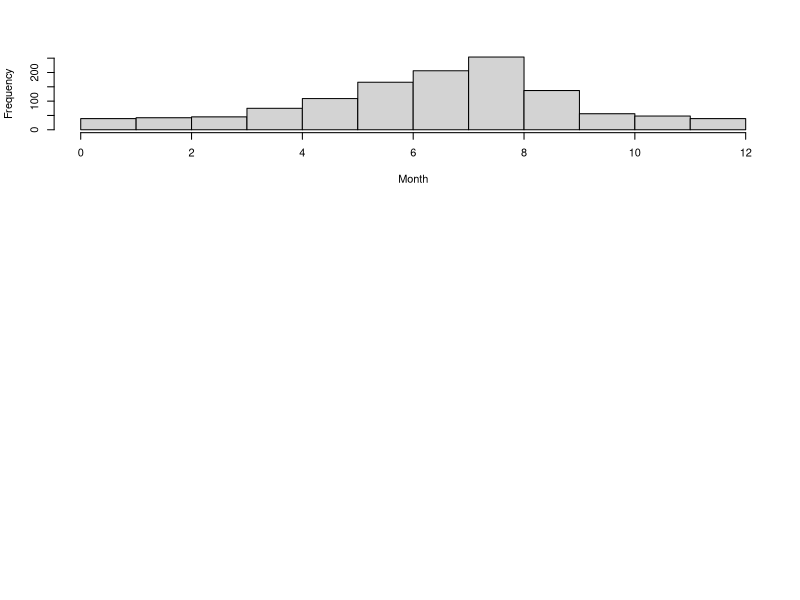
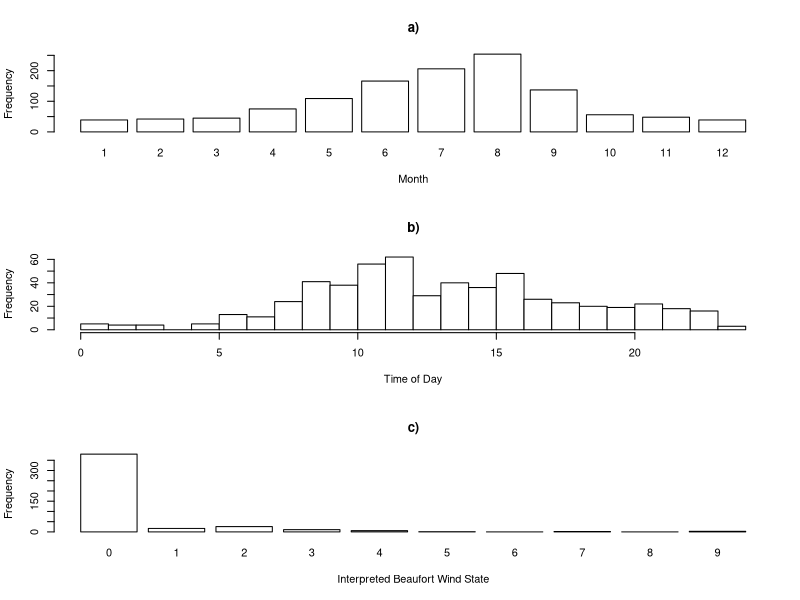
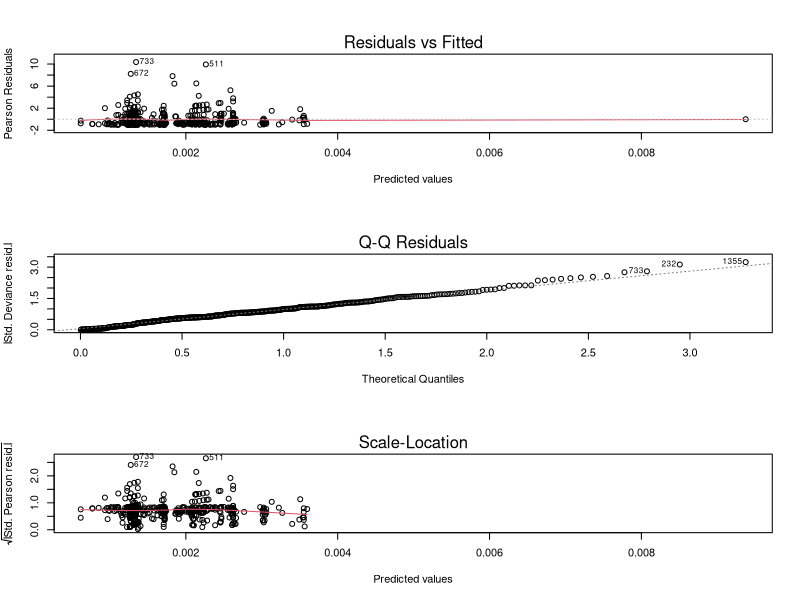
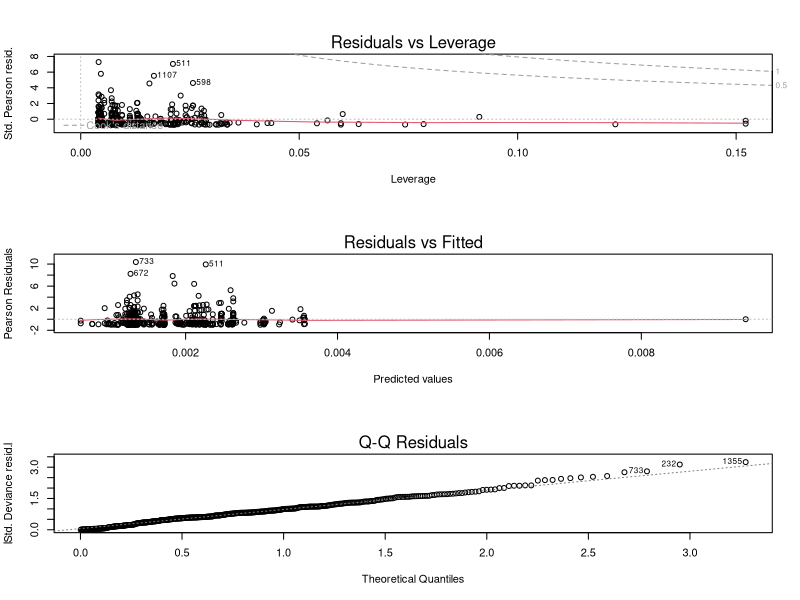
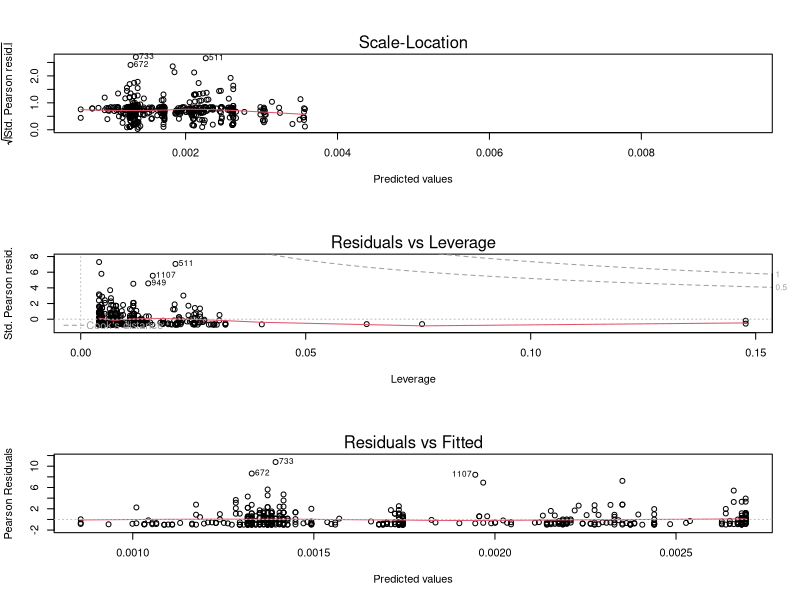
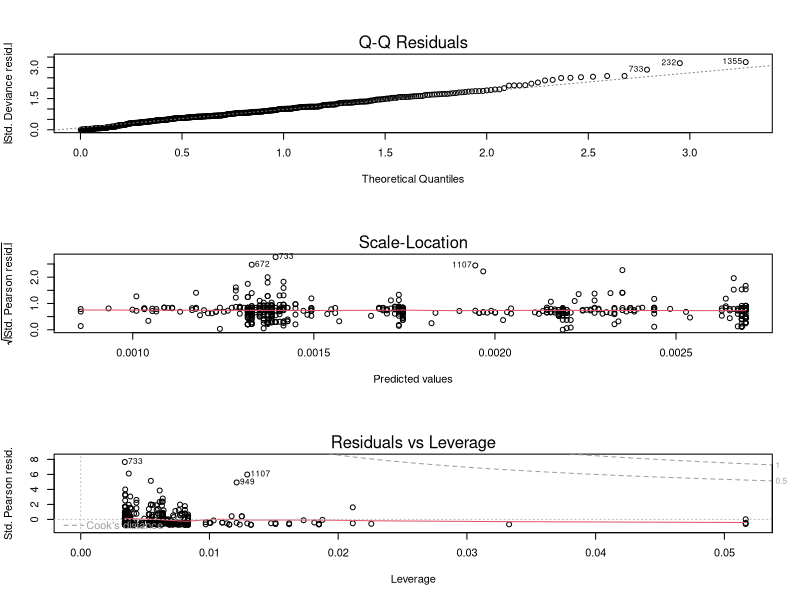
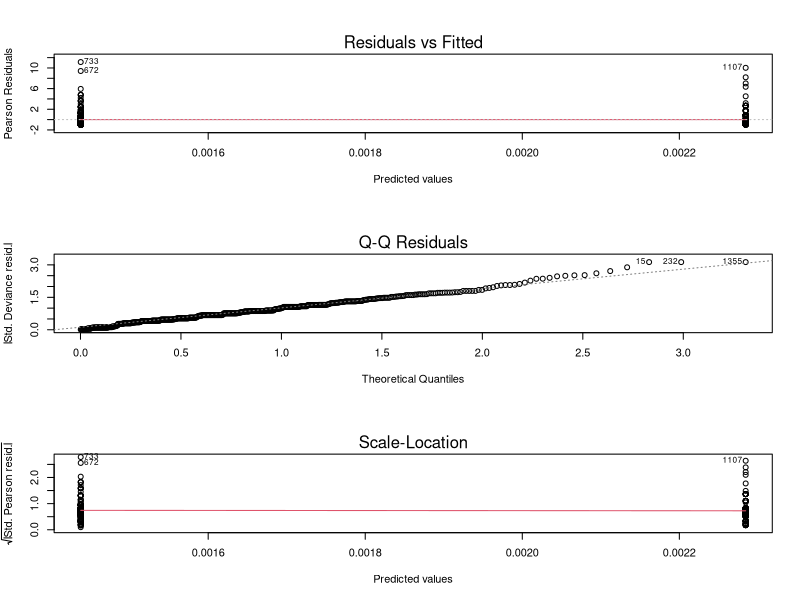
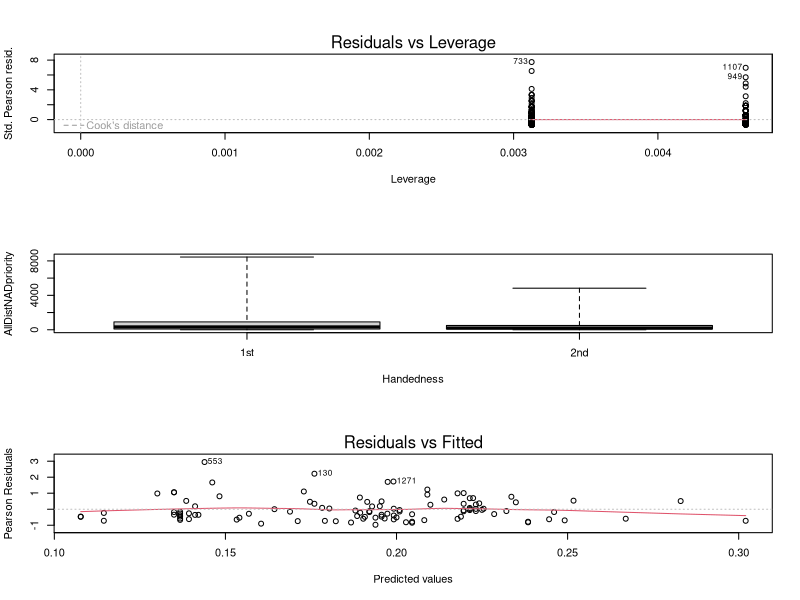

The R script that drew these images, in order: (Note: this script raises an error after producing the figures.)
####################################################### Loch Ness Monster Report Analysis

###### undertaken in R 4.1.2


### Open relevant R library 
library(car)

###### Load in data
setwd("")    ####set working directory to preferred location e.g. setwd("C:/Users/cgp2/Documents/Nessie")  

Nessie <- read.table("Nessiereducedforeducationpaper.csv", header = T, sep = ",") # n=1433



#################################################### Basic descriptive statistics

###### Figure 1
par (mfrow=c(3,1))
Month <- tapply(Nessie$EncounterMonthNumeric, Nessie$Event.ID, mean, na.rm = TRUE)
Month <- Month[is.na(Month) == FALSE]
length(Month)
Month2 <- hist(as.numeric(Month), main = "", breaks = seq(0, 12), xlab = "Month")
par(mfrow = c(3, 1))
barplot(height = Month2$counts, width = 1, space = NULL, xlab = "Month", names.arg = seq(1, 12), ylab = "Frequency", col = "white", main = "a)")

###### Time of Day

TimeSI <- tapply(Nessie$TimeSI, Nessie$Event.ID, mean, na.rm = T)
TimeSI <- TimeSI[is.na(TimeSI) == FALSE]
hist(TimeSI, breaks = seq(0, 24), xlab = "Time of Day", main = "b)", col = "white")
length(TimeSI)

###### BSS

BSSTranslated <- tapply(Nessie$BSSTranslated, Nessie$Event.ID, mean, na.rm = T)
BSSTranslated <- BSSTranslated[is.na(BSSTranslated) == FALSE]
temp <- hist(BSSTranslated, breaks = seq(0, 10), plot = FALSE)
barplot(height = temp$counts, width = 1, space = NULL, xlab = "Interpreted Beaufort Wind State", names.arg = seq(0, 9), ylab = "Frequency", col = "white", main = "c)")
length (BSSTranslated)
##### Summary of duration
summary (Nessie$Duration)

############################################### Analysis
####Need to rearrange data
####Creates an array
Nessie$Location <- ifelse(is.na(Nessie$Location) == TRUE, "NK", Nessie$Location)
Nessie$Location <- ifelse(Nessie$Location == "Submarine", "Other", Nessie$Location)
Nessie$Location <- ifelse(Nessie$Location == "Aerial", "Other", Nessie$Location)
Nessie$Location <- ifelse(Nessie$Location == "Webcam", "Other", Nessie$Location)
summary(as.factor(Nessie$Location))
table1 <- table(Nessie$Location, Nessie$Handedness, Nessie$Anonymous.at.point.of.interview)
table1
### then collapse table
final <- rep(NA, 16)
final[1:4] <- table1[, 1, 1]
final[5:8] <- table1[, 2, 1]
final[9:12] <- table1[, 1, 2]
final[13:16] <- table1[, 2, 2]

####Create vectors for loglinear models
Location <- rep(c("Boat", "NK","Other","Shore") , 4)
Handedness <- rep(rep(c("1st", "2nd"), each = 4), 2)
Anonymous <- rep(c("No", "Yes"), each = 8)
df1 <- data.frame(final, Location, Handedness, Anonymous)


####Loglinear model for interest (not in paper)
modelFreq <- glm(final ~ Location * Handedness * Anonymous - Location:Handedness:Anonymous, data = df1, family =poisson)
Anova(modelFreq)
modelFreq <- glm(final ~ Location * Handedness * Anonymous - Location:Handedness:Anonymous - Handedness:Anonymous, data = df1, family = poisson)
Anova(modelFreq)



###### Chi-squared tests

table1 <- table(Nessie$Location, Nessie$Handedness)
table1
test1 <- chisq.test(table1)
test1$observed
test1$expected
((test1$observed-test1$expected)^2)/test1$expected         ###chi-squared components
test1

table2<- table(Nessie$Location, Nessie$Anonymous.at.point.of.interview)
table2
test2<- chisq.test(table2)
test2$observed
test2$expected
((test2$observed-test2$expected)^2)/test2$expected         ###chi-squared components
test2

table3<- table(Nessie$Anonymous.at.point.of.interview, Nessie$Handedness)
test3<- chisq.test(table3)
test3$observed
test3$expected
test3




####### Analysis of distances

Nessie2 <- Nessie
Nessie2$AllDistNADpriority <- ifelse (Nessie2$AllDistNADpriority==0,0.01, Nessie2$AllDistNADpriority)  ###makes one 0 datum not zero. 
modelNAD <- glm(AllDistNADpriority ~ Report.Year.for.analysis + Handedness + Location + Anonymous.at.point.of.interview, data = Nessie2, family = Gamma)
plot (modelNAD)    ##Diagnostics not really great so we made need to bootstrap


# Remove Anonymous
modelNAD <- glm(AllDistNADpriority ~ Report.Year.for.analysis + Handedness + Location, data = Nessie2, family = Gamma)
Anova(modelNAD)
plot (modelNAD) ##diagnostics still not good

#Remove location
modelNAD <- glm(AllDistNADpriority ~ Report.Year.for.analysis + Handedness, data = Nessie2, family = Gamma)
Anova(modelNAD)
plot (modelNAD)   ##diagnostics still not ideal. 

#Remove report year
modelNAD <- glm(AllDistNADpriority ~ Handedness, data = Nessie2, family = Gamma)
Anova(modelNAD)
plot (modelNAD)

#Diagnostics not great so use Kruskal-Wallace test 
modelNAD <- kruskal.test (AllDistNADpriority ~ Handedness, data = Nessie)
modelNAD

##Figure 2
boxplot (AllDistNADpriority ~ Handedness, data=Nessie, range=0)
tapply (Nessie$AllDistNADpriority, Nessie$Handedness,summary)
tapply (Nessie$AllDistNADpriority, Nessie$Handedness,length)


###### Analsis of estimated seen length

modelLength <- glm(SeenLengthSI ~ Report.Year.for.analysis + Handedness + Location + Anonymous.at.point.of.interview, data = Nessie, family = Gamma)
Anova(modelLength)
plot (modelLength)

modelLength <- glm(SeenLengthSI ~ Report.Year.for.analysis + Location + Anonymous.at.point.of.interview, data = Nessie, family = Gamma)
Anova(modelLength)
modelLength <- glm(SeenLengthSI ~ Report.Year.for.analysis + Anonymous.at.point.of.interview, data = Nessie, family = Gamma)
Anova(modelLength)
plot (modelLength)

modelLength <- glm(SeenLengthSI ~ Report.Year.for.analysis, data = Nessie[Nessie$NessieSeenLengthSI<20,], family=Gamma)
Anova(modelLength)
plot (modelLength)

## Figure 3 as a bootstrap as used in current draft
plot(Nessie$Report.Year.for.analysis, Nessie$SeenLengthSI, xlim = c(1931, 2020), xlab = "Report Year", ylab = "Estimated seen length (m)", pch = 20)

Report.Year.for.analysis <- seq (1933, 2016)
df1=data.frame (Report.Year.for.analysis) 
matrixLength <- matrix (NA, length (Report.Year.for.analysis),10000)


set.seed (102)
for (i in 1:10000){
    btNessie <- Nessie[sample (1:dim (Nessie)[1], size =dim (Nessie)[1], replace=T),]
    btmodelLength <- glm(SeenLengthSI ~ Report.Year.for.analysis, data = btNessie,  family = Gamma)
    matrixLength[,i ]=predict (btmodelLength, df1, type="response")
}

lowerCI <- apply (matrixLength, 1, quantile, 0.005)
upperCI <- apply (matrixLength, 1, quantile, 0.995)

lines(Report.Year.for.analysis, predict (modelLength, df1, type="response"), col = 1)
lines(Report.Year.for.analysis, lowerCI, lty = 2, lwd = 2, col = 1)
lines(Report.Year.for.analysis, upperCI, lty = 2, lwd = 2, col = 1)


###### Analysis of duration

modelDuration <- glm(Duration ~ Report.Year.for.analysis + Handedness + Location + Anonymous.at.point.of.interview, data = Nessie, family = Gamma)
Anova (modelDuration)

modelDuration <- glm(Duration ~ Report.Year.for.analysis + Handedness + Location, data = Nessie, family = Gamma)
Anova (modelDuration)

modelDuration <- glm(Duration ~ Report.Year.for.analysis + Handedness, data = Nessie, family = Gamma)
Anova (modelDuration)

modelDuration <- glm(Duration ~ Report.Year.for.analysis, data = Nessie, family = Gamma)
Anova (modelDuration)
plot (modelDuration)


## Figure 4
plot(Nessie$Report.Year.for.analysis, Nessie$Duration, pch = 20, xlab = "Report Year", ylab = "Duration (mins)", xlim = c(1930, 2020))

Report.Year.for.analysis <- seq (1933, 2016)
df1=data.frame (Report.Year.for.analysis) 
matrixLength <- matrix (NA, length (Report.Year.for.analysis),10000)


set.seed (102)
for (i in 1:10000){
    btNessie <- Nessie[sample (1:dim (Nessie)[1], size =dim (Nessie)[1], replace=T),]
    btmodelDuration <- glm(Duration ~ Report.Year.for.analysis, data = btNessie, family = Gamma)
    matrixLength[,i ]=predict (btmodelDuration, df1, type="response")
}

lowerCI <- apply (matrixLength, 1, quantile, 0.005)
upperCI <- apply (matrixLength, 1, quantile, 0.995)

lines(Report.Year.for.analysis, predict (modelDuration, df1, type="response"), col = 1)
lines(Report.Year.for.analysis, lowerCI, lty = 2, lwd = 2, col = 1)
lines(Report.Year.for.analysis, upperCI, lty = 2, lwd = 2, col = 1)



